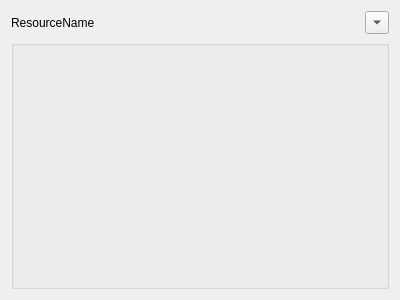
<?xml version="1.0" encoding="UTF-8"?>
<ui version="4.0">
 <class>PropertyResource</class>
 <widget class="QWidget" name="PropertyResource">
  <property name="geometry">
   <rect>
    <x>0</x>
    <y>0</y>
    <width>400</width>
    <height>300</height>
   </rect>
  </property>
  <property name="sizePolicy">
   <sizepolicy hsizetype="Expanding" vsizetype="Expanding">
    <horstretch>0</horstretch>
    <verstretch>0</verstretch>
   </sizepolicy>
  </property>
  <property name="windowTitle">
   <string>PropertyResource</string>
  </property>
  <layout class="QVBoxLayout" name="mainLayout" stretch="0,1">
   <property name="sizeConstraint">
    <enum>QLayout::SizeConstraint::SetMinAndMaxSize</enum>
   </property>
   <item>
    <layout class="QHBoxLayout" name="headerHBox">
     <item>
      <widget class="QLabel" name="resourceNameLabel">
       <property name="text">
        <string>ResourceName</string>
       </property>
      </widget>
     </item>
     <item>
      <widget class="QToolButton" name="resourceToolButton">
       <property name="text">
        <string>...</string>
       </property>
       <property name="popupMode">
        <enum>QToolButton::ToolButtonPopupMode::InstantPopup</enum>
       </property>
       <property name="toolButtonStyle">
        <enum>Qt::ToolButtonStyle::ToolButtonIconOnly</enum>
       </property>
       <property name="autoRaise">
        <bool>false</bool>
       </property>
       <property name="arrowType">
        <enum>Qt::ArrowType::DownArrow</enum>
       </property>
      </widget>
     </item>
    </layout>
   </item>
   <item>
    <widget class="QGroupBox" name="resourceGroupBox">
     <property name="title">
      <string/>
     </property>
     <property name="checkable">
      <bool>false</bool>
     </property>
    </widget>
   </item>
  </layout>
  <action name="actionLoad">
   <property name="icon">
    <iconset theme="QIcon::ThemeIcon::FolderOpen"/>
   </property>
   <property name="text">
    <string>Load</string>
   </property>
   <property name="menuRole">
    <enum>QAction::MenuRole::TextHeuristicRole</enum>
   </property>
  </action>
  <action name="actionNew">
   <property name="icon">
    <iconset theme="QIcon::ThemeIcon::DocumentNew"/>
   </property>
   <property name="text">
    <string>New</string>
   </property>
   <property name="menuRole">
    <enum>QAction::MenuRole::TextHeuristicRole</enum>
   </property>
  </action>
  <action name="actionClear">
   <property name="icon">
    <iconset theme="QIcon::ThemeIcon::EditClear"/>
   </property>
   <property name="text">
    <string>Clear</string>
   </property>
   <property name="menuRole">
    <enum>QAction::MenuRole::TextHeuristicRole</enum>
   </property>
  </action>
 </widget>
 <resources/>
 <connections/>
 <slots>
  <slot>tool_button_action_triggered(QAction*)</slot>
 </slots>
</ui>
